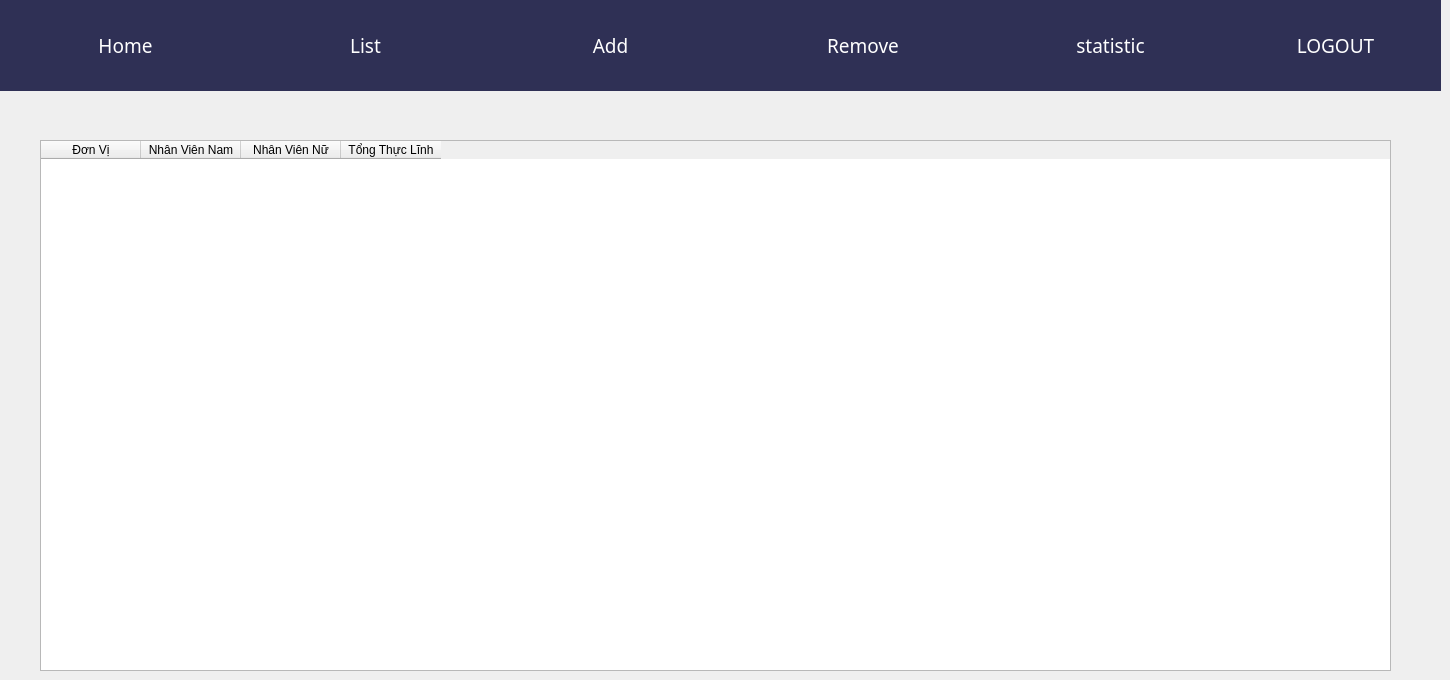
    <widget class="QWidget" name="STATISTIC">
     <widget class="QLabel" name="label_4">
      <property name="geometry">
       <rect>
        <x>850</x>
        <y>390</y>
        <width>55</width>
        <height>16</height>
       </rect>
      </property>
      <property name="text">
       <string>statistic</string>
      </property>
     </widget>
     <widget class="QLabel" name="label_7">
      <property name="geometry">
       <rect>
        <x>0</x>
        <y>0</y>
        <width>1441</width>
        <height>91</height>
       </rect>
      </property>
      <property name="styleSheet">
       <string notr="true">background-color: rgb(47, 48, 85);</string>
      </property>
      <property name="text">
       <string/>
      </property>
     </widget>
     <widget class="QPushButton" name="pushButton_s_1">
      <property name="geometry">
       <rect>
        <x>0</x>
        <y>0</y>
        <width>251</width>
        <height>91</height>
       </rect>
      </property>
      <property name="font">
       <font>
        <family>Algerian</family>
        <pointsize>14</pointsize>
       </font>
      </property>
      <property name="cursor">
       <cursorShape>PointingHandCursor</cursorShape>
      </property>
      <property name="styleSheet">
       <string notr="true">QPushButton {
background-color: rgba(0,0,0,0);
background-image: url();
border: none;
color: white;
}
QPushButton:hover{
background-color: #1a1946;
}
</string>
      </property>
      <property name="text">
       <string>Home</string>
      </property>
     </widget>
     <widget class="QPushButton" name="pushButton_s_4">
      <property name="geometry">
       <rect>
        <x>740</x>
        <y>0</y>
        <width>251</width>
        <height>91</height>
       </rect>
      </property>
      <property name="font">
       <font>
        <family>Algerian</family>
        <pointsize>14</pointsize>
       </font>
      </property>
      <property name="cursor">
       <cursorShape>PointingHandCursor</cursorShape>
      </property>
      <property name="styleSheet">
       <string notr="true">QPushButton {
background-color: rgba(0,0,0,0);
background-image: url();
border: none;
color: white;
}
QPushButton:hover{
background-color: #1a1946;
}
</string>
      </property>
      <property name="text">
       <string>Remove </string>
      </property>
     </widget>
     <widget class="QPushButton" name="pushButton_s_3">
      <property name="geometry">
       <rect>
        <x>480</x>
        <y>0</y>
        <width>261</width>
        <height>91</height>
       </rect>
      </property>
      <property name="font">
       <font>
        <family>Algerian</family>
        <pointsize>14</pointsize>
       </font>
      </property>
      <property name="cursor">
       <cursorShape>PointingHandCursor</cursorShape>
      </property>
      <property name="styleSheet">
       <string notr="true">QPushButton {
background-color: rgba(0,0,0,0);
background-image: url();
border: none;
color: white;
}
QPushButton:hover{
background-color: #1a1946;
}
</string>
      </property>
      <property name="text">
       <string>Add</string>
      </property>
     </widget>
     <widget class="QPushButton" name="pushButton_s_6">
      <property name="geometry">
       <rect>
        <x>1230</x>
        <y>0</y>
        <width>211</width>
        <height>91</height>
       </rect>
      </property>
      <property name="font">
       <font>
        <family>Algerian</family>
        <pointsize>14</pointsize>
       </font>
      </property>
      <property name="cursor">
       <cursorShape>PointingHandCursor</cursorShape>
      </property>
      <property name="styleSheet">
       <string notr="true">QPushButton {
background-color: rgba(0,0,0,0);
background-image: url();
border: none;
color: white;
}
QPushButton:hover{
background-color: #1a1946;
}
</string>
      </property>
      <property name="text">
       <string>LOGOUT</string>
      </property>
     </widget>
     <widget class="QPushButton" name="pushButton_s_2">
      <property name="geometry">
       <rect>
        <x>250</x>
        <y>0</y>
        <width>231</width>
        <height>91</height>
       </rect>
      </property>
      <property name="font">
       <font>
        <family>Algerian</family>
        <pointsize>14</pointsize>
       </font>
      </property>
      <property name="cursor">
       <cursorShape>PointingHandCursor</cursorShape>
      </property>
      <property name="styleSheet">
       <string notr="true">QPushButton {
background-color: rgba(0,0,0,0);
background-image: url();
border: none;
color: white;
}
QPushButton:hover{
background-color: #1a1946;
}
</string>
      </property>
      <property name="text">
       <string>List</string>
      </property>
     </widget>
     <widget class="QPushButton" name="pushButton_s_5">
      <property name="geometry">
       <rect>
        <x>990</x>
        <y>0</y>
        <width>241</width>
        <height>91</height>
       </rect>
      </property>
      <property name="font">
       <font>
        <family>Algerian</family>
        <pointsize>14</pointsize>
       </font>
      </property>
      <property name="cursor">
       <cursorShape>PointingHandCursor</cursorShape>
      </property>
      <property name="styleSheet">
       <string notr="true">QPushButton {
background-color: rgba(0,0,0,0);
background-image: url();
border: none;
color: white;
}
QPushButton:hover{
background-color: #1a1946;
}
</string>
      </property>
      <property name="text">
       <string>statistic</string>
      </property>
     </widget>
     <widget class="QTableWidget" name="statistic_table">
      <property name="geometry">
       <rect>
        <x>40</x>
        <y>140</y>
        <width>1351</width>
        <height>531</height>
       </rect>
      </property>
      <property name="focusPolicy">
       <enum>Qt::NoFocus</enum>
      </property>
      <property name="styleSheet">
       <string notr="true">selection-background-color: rgb(85, 85, 255);</string>
      </property>
      <property name="editTriggers">
       <set>QAbstractItemView::NoEditTriggers</set>
      </property>
      <property name="alternatingRowColors">
       <bool>true</bool>
      </property>
      <property name="selectionMode">
       <enum>QAbstractItemView::ExtendedSelection</enum>
      </property>
      <property name="selectionBehavior">
       <enum>QAbstractItemView::SelectRows</enum>
      </property>
      <attribute name="horizontalHeaderHighlightSections">
       <bool>false</bool>
      </attribute>
      <column>
       <property name="text">
        <string>Đơn Vị</string>
       </property>
      </column>
      <column>
       <property name="text">
        <string>Nhân Viên Nam</string>
       </property>
      </column>
      <column>
       <property name="text">
        <string>Nhân Viên Nữ</string>
       </property>
      </column>
      <column>
       <property name="text">
        <string>Tổng Thực Lĩnh</string>
       </property>
      </column>
     </widget>
    </widget>
